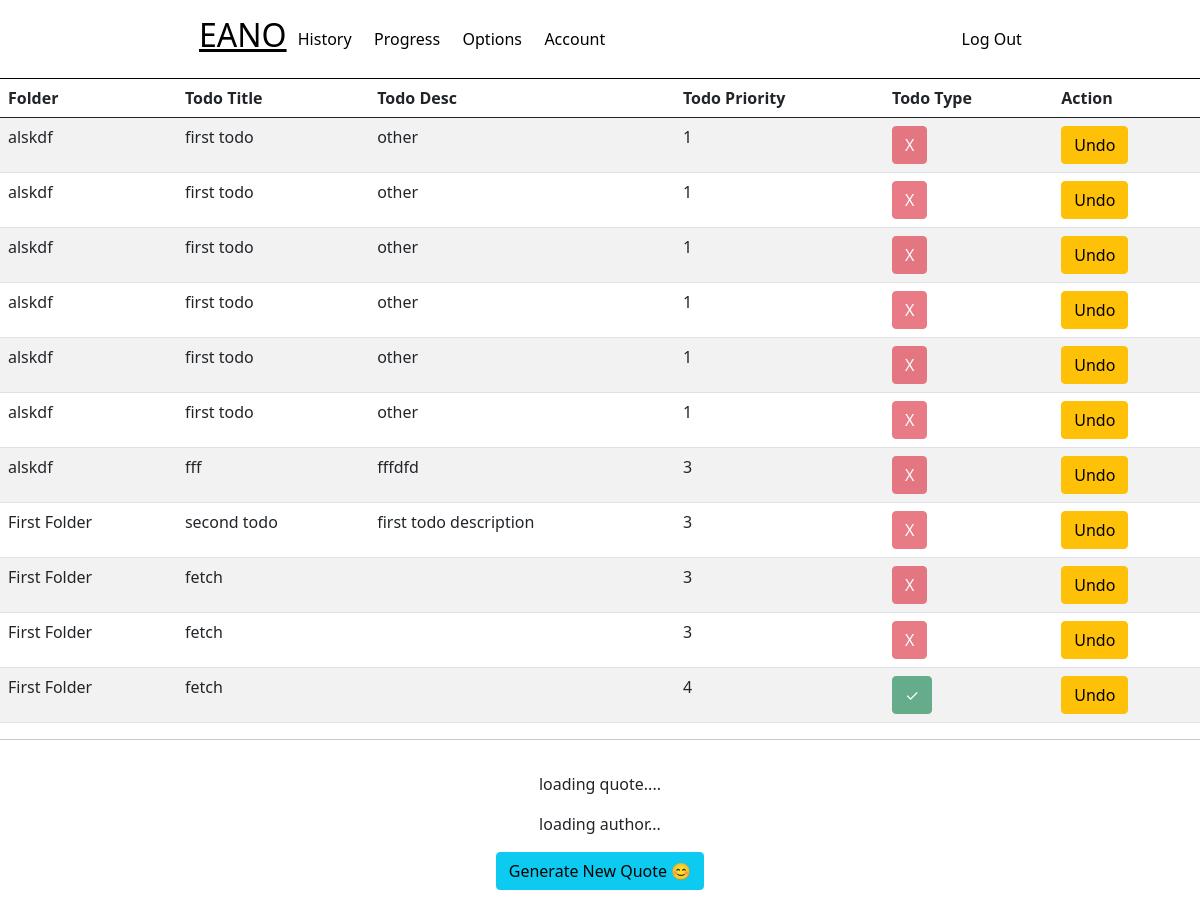
Screenshot of /history (signed in) with the database file from the repository.
### tables this page shows
CREATE TABLE history (history_id INTEGER, user_id INTEGER, folder_id INTEGER, folder TEXT, title TEXT, desc TEXT, priority INTEGER, isChecked INTEGER, PRIMARY KEY (history_id));

### app.py (the view)
@app.route("/history")
def history():
    ITEMS = db.execute("SELECT * FROM history WHERE user_id = ?", session["user_id"])
    return render_template("progress.html", h=True, items=ITEMS, s=session, title="EANO | History")

### templates/progress.html (shortened to what this page needs)
{% extends "layout.html" %}
{% block stylesheet %}
<link rel="stylesheet" href="static/progress.css">
{% endblock %}
{% block body %}
<table class="table table-striped">
  <thead>
    <tr>
      {% if h== false %}
              <th scope="col">Total Done</th>
              <th scope="col">Day</th>
              <th scope="col">Goal Met?</th>
      {% else %}
        <th scope="col">Folder</th>
        <th scope="col">Todo Title</th>
        <th scope="col">Todo Desc</th>
        <th scope="col">Todo Priority</th>
        <th scope="col">Todo Type</th>
        <th scope="col">Action</th>
      {% endif %}
    </tr>
  </thead>
  <tbody>
      {% if h == false %}
        {% for row in done %}
        <tr>
            <td scope="row">{{row.amnt}}</td>
            <td>{{row.day}}</td>
            {% if row.metGoal %}
            <td>GOAL MET!</td>
            {% else %}
            <td>
              <div class="progress">
                <div class="progress-bar progress-bar-striped active" role="progressbar"
                aria-valuenow="40" aria-valuemin="1" aria-valuemax="100" style="width:{{row.p}}%">
                  {{row.p}}%
                </div>
              </div>
            </td>
            {% endif %}
        </tr>
        {% endfor %}
      {%else%}
        {% for item in items %}
          <tr>
            <td name="folderTitle" scope="row">{{item.folder}}</td>
            <td name="title">{{item.title}}</td>
            <td name="desc">{{item.desc}}</td>
            <td name="priority">{{item.priority}}</td>
            <td name="isChecked">
              {% if item.isChecked %}
                <button id="checked" class="btn btn-success" disabled="true">&#10003;</button>
              {% else %}
                <button id="notChecked" class="btn btn-danger" disabled="true">X</button>
              {% endif %}
            </td>
            <td><button type="submit" class="btn btn-warning undo" name="deleteFolder" value="true">Undo</button></td>
          </tr>
        {%endfor%}
      {%endif%}
  </tbody>
</table>
<hr>
<footer>
  <p id="quote">loading quote....</p>
  <blockquote>loading author...</blockquote>
  <button id="generateQuote" class="btn btn-info">Generate New Quote &#128522;</button>
</footer>
{% endblock %}

### templates/layout.html (shortened to what this page needs)
<html>
<head>
    <link rel="stylesheet" href="static/css/index.css">
    {% if s %}
        <link rel="stylesheet" href="static/css/main.css">
    {% endif %}
    {% block stylesheet %}
    {% endblock %}
    <link href="https://cdn.jsdelivr.net/npm/bootstrap@5.0.0-beta2/dist/css/bootstrap.min.css" rel="stylesheet">
</head>
<body>
    <header>
        <nav>
            <ul id="left">
                <h2><a href="/">EANO</a></h2>
                {% if s.user_id %}
                    <li><a href="/history">History</a></li>
                    <li><a href="/progress">Progress</a></li>
                    <li><a href="/options">Options</a></li>
                    <li><a href="/account">Account</a></li>
                {% endif %}
            </ul>
            <ul id="right">
                {% if s.user_id %}
                    <li><a href="/logout">Log Out</a></li>
                {% endif %}
            </ul>
        </nav>
    </header>
    {% block body %}
    {% endblock %}
</body>
</html>

### static/css/index.css (style rules this page uses)
body { margin: 0; padding: 0; color: black; background: white; }
header { margin: 0; padding: 1em 1em 0 1em; border-bottom: black solid 1px; }
nav { display: flex; justify-content: space-around; align-items: center; color: black; }
#left { display: flex; align-items: center; }
#right { display: flex; align-items: center; }
#left h2 a { color: black; }
h2 { margin: 0; padding: 0; }
header li { list-style-type: none; padding: .7em; }
header li a { text-decoration: none; color: black; }

### static/css/main.css (style rules this page uses)
body { text-align: center; }
#main #middle form input, button { margin: 0 .4em; }
#main #options form input, textarea, button { margin: .5em 0; }
hr { width: 100%; color: black; }
header li a { transition: .5s ease; }

### static/css/progress.css (style rules this page uses)
footer { display: flex; flex-direction: column; justify-content: center; align-items: center; text-align: center; margin: 2em; }
hr { margin-top: 1.5em; }

### rows the page displays
history: folder "alskdf", title "first todo", desc "other", priority "1", isChecked "X"
history: folder "alskdf", title "first todo", desc "other", priority "1", isChecked "X"
history: folder "alskdf", title "first todo", desc "other", priority "1", isChecked "X"
history: folder "alskdf", title "first todo", desc "other", priority "1", isChecked "X"
history: folder "alskdf", title "first todo", desc "other", priority "1", isChecked "X"
history: folder "alskdf", title "first todo", desc "other", priority "1", isChecked "X"
history: folder "alskdf", title "fff", desc "fffdfd", priority "3", isChecked "X"
history: folder "First Folder", title "second todo", desc "first todo description", priority "3", isChecked "X"
history: folder "First Folder", title "fetch", priority "3", isChecked "X"
history: folder "First Folder", title "fetch", priority "3", isChecked "X"
history: folder "First Folder", title "fetch", priority "4"
